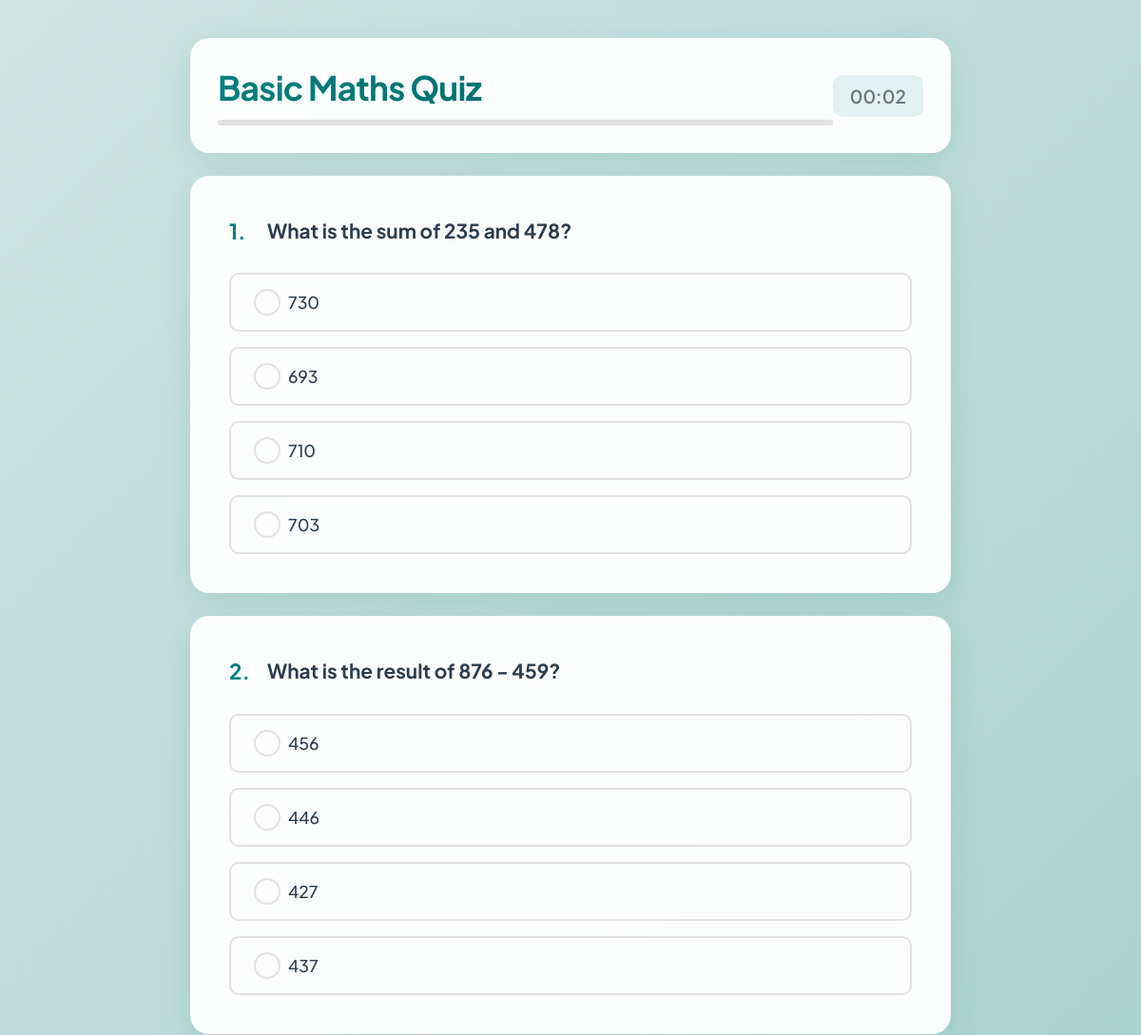
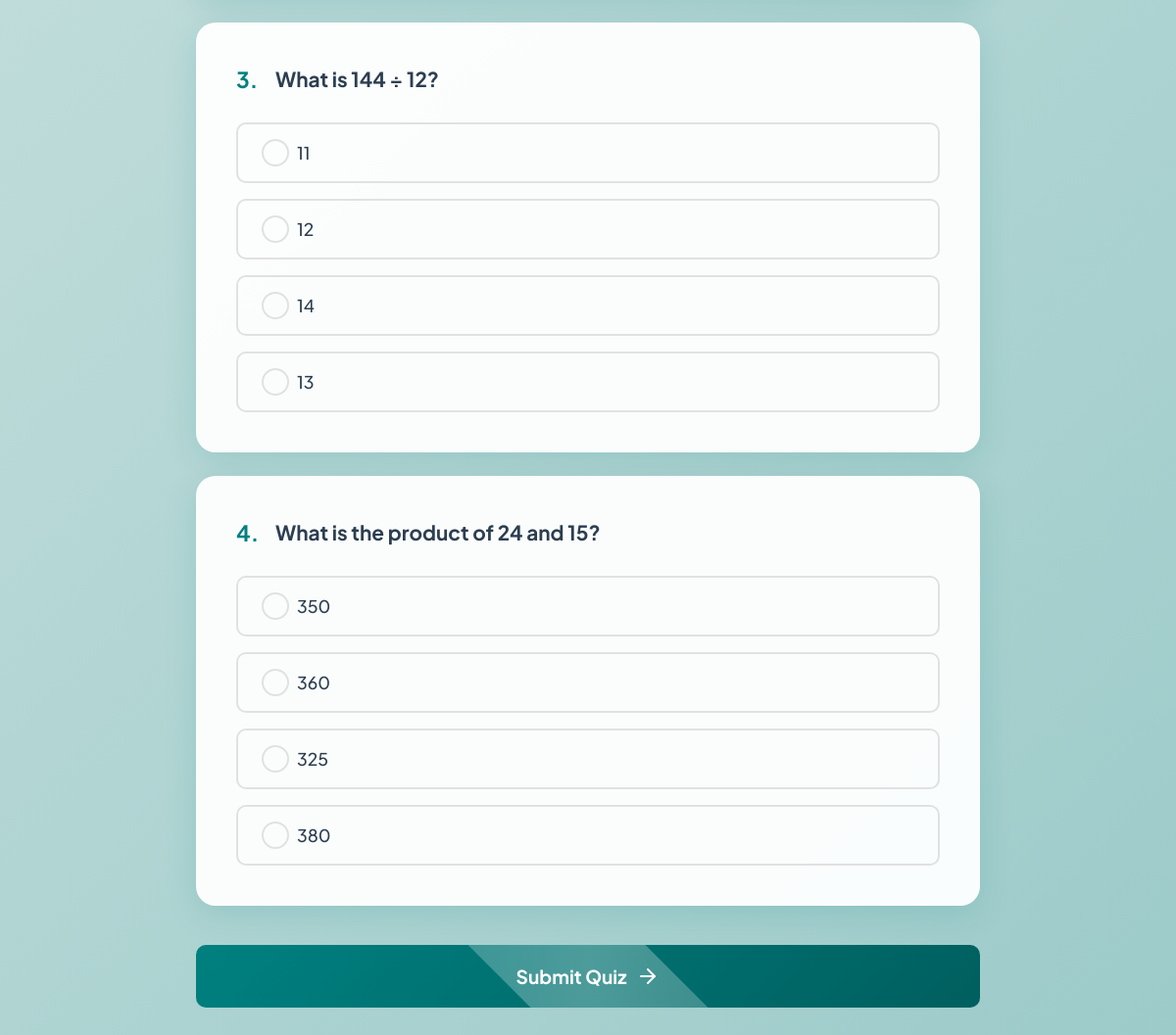
Page /quiz/2/ (signed in) on the committed database (2 pictures, top to bottom).
### myapp/models.py (models this page shows, shortened)
class Topic(models.Model):
    name = models.CharField(max_length=200)

class Question(models.Model):
    DIFFICULTY_CHOICES = [
        ('easy', 'Easy'),
        ('medium', 'Medium'),
        ('hard', 'Hard'),
    ]
    CORRECT_ANSWER_CHOICES = [
        ('A', 'Option A'),
        ('B', 'Option B'),
        ('C', 'Option C'),
        ('D', 'Option D'),
    ]
    question_text = models.CharField(max_length=200)
    option_a = models.CharField(max_length=200)
    option_b = models.CharField(max_length=200)
    option_c = models.CharField(max_length=200)
    option_d = models.CharField(max_length=200)
    correct_answer = models.CharField(max_length=1, choices=CORRECT_ANSWER_CHOICES)
    difficulty = models.CharField(max_length=50, choices=DIFFICULTY_CHOICES)
    sub_topic = models.ForeignKey(SubTopic, on_delete=models.CASCADE)

### myapp/views.py (the view, shortened to what this page needs)
# urls.py: path('quiz/<int:topic_id>/', views.main_quiz, name='main_quiz'),
@login_required
def main_quiz(request, topic_id):
    topic = get_object_or_404(Topic, pk=topic_id)
    subtopics = topic.subtopics.all()
    questions = Question.objects.filter(sub_topic__in=subtopics)
    context = {
        'topic': topic,
        'questions': questions,
    }
    return render(request, 'myapp/main_quiz.html', context)

### myapp/templates/myapp/main_quiz.html (shortened to what this page needs)
<!DOCTYPE html>
<html lang="en">
<head>
</head>
<body>
    <div class="quiz-container">
        <div class="header">
            <div class="header-content">
                <h1>{{ topic.name }} Quiz</h1>
                <div class="progress-bar">
                </div>
            </div>
            <div class="timer" id="timer">
            </div>
        </div>
        <form method="post" id="quizForm">
            {% for question in questions %}
                <div class="question-card">
                    <p class="question-text">
                        <span class="question-number">{{ forloop.counter }}.</span>
                        <b>{{ question.question_text }}</b>
                    </p>
                    <div class="options-group">
                        <div class="option-wrapper">
                            <label for="q{{ question.id }}_A" class="option-label">
                                {{ question.option_a }}
                            </label>
                        </div>
                        <div class="option-wrapper">
                            <label for="q{{ question.id }}_B" class="option-label">
                                {{ question.option_b }}
                            </label>
                        </div>
                        <div class="option-wrapper">
                            <label for="q{{ question.id }}_C" class="option-label">
                                {{ question.option_c }}
                            </label>
                        </div>
                        <div class="option-wrapper">
                            <label for="q{{ question.id }}_D" class="option-label">
                                {{ question.option_d }}
                            </label>
                        </div>
                    </div>
                </div>
            {% endfor %}
            {% if questions %}
                <button type="submit" class="submit-btn">
                    <b>Submit Quiz</b>
                    <svg viewBox="0 0 24 24" fill="none" stroke="currentColor" stroke-width="2" stroke-linecap="round" stroke-linejoin="round">
                        <line x1="5" y1="12" x2="19" y2="12"></line>
                        <polyline points="12 5 19 12 12 19"></polyline>
                    </svg>
                </button>
            {% endif %}
        </form>
    </div>
</body>
</html>

### myapp/templates/myapp/main_quiz.html (style rules this page uses)
:root { --primary-color: #008080; --secondary-color: #005f5f; --background-gradient: linear-gradient(135deg, #d0e4e2, #008080); --white: #ffffff; --text-color: #2c3e50; --text-muted: #6c757d; --box-shadow: 0 8px 25px rgba(0, 0, 0, 0.1); --radius: 20px; --font-family-primary: 'Plus Jakarta Sans', -apple-system, BlinkMacSystemFont, 'Segoe UI', Roboto, sans-serif; --transition-speed: 0.4s; }
* { margin: 0; padding: 0; box-sizing: border-box; }
body { font-family: var(--font-family-primary); background: var(--background-gradient); min-height: 100vh; color: var(--text-color); padding: 40px 20px; background-size: 400% 400%; animation: gradient 15s ease infinite; }
.quiz-container { max-width: 800px; margin: 0 auto; animation: appearUp 0.8s ease-out forwards; }
.header { background: rgba(255, 255, 255, 0.95); padding: 28px; border-radius: var(--radius); margin-bottom: 24px; box-shadow: 0 8px 32px rgba(0, 128, 128, 0.15); backdrop-filter: blur(10px); position: sticky; top: 20px; z-index: 100; display: flex; justify-content: space-between; align-items: center; border: 1px solid rgba(255, 255, 255, 0.18); transition: transform 0.3s ease, box-shadow 0.3s ease; }
.header-content { flex: 1; }
h1 { font-size: 2.2rem; font-weight: 700; background: linear-gradient(135deg, var(--primary-color), var(--secondary-color)); -webkit-background-clip: text; -webkit-text-fill-color: transparent; margin-bottom: 12px; letter-spacing: -0.02em; }
.timer { display: flex; align-items: center; gap: 10px; font-size: 1.2rem; color: var(--text-muted); font-weight: 600; padding: 10px 18px; background: rgba(0, 128, 128, 0.1); border-radius: calc(var(--radius) / 2); transition: all var(--transition-speed); }
.progress-bar { height: 6px; background: #e1e1e1; border-radius: 3px; margin-top: 12px; overflow: hidden; }
.question-card { background: rgba(255, 255, 255, 0.95); border-radius: var(--radius); padding: 40px; margin-bottom: 24px; box-shadow: 0 8px 32px rgba(0, 128, 128, 0.15); backdrop-filter: blur(10px); transition: all var(--transition-speed); border: 1px solid rgba(255, 255, 255, 0.18); animation: appearUp 0.8s ease-out forwards; }
.question-text { font-size: 1.3rem; font-weight: 600; margin-bottom: 28px; padding-left: 40px; position: relative; line-height: 1.6; }
.question-number { position: absolute; left: 0; color: var(--primary-color); font-weight: 700; font-size: 1.4rem; }
.options-group { display: grid; gap: 16px; }
.option-wrapper { position: relative; }
.option-label { display: block; padding: 18px 24px 18px 60px; border: 2px solid #e1e1e1; border-radius: calc(var(--radius) / 2); cursor: pointer; transition: all var(--transition-speed); position: relative; font-size: 1.1rem; font-weight: 500; }
.option-label:before { content: ''; position: absolute; left: 24px; top: 50%; transform: translateY(-50%); width: 24px; height: 24px; border: 2px solid #e1e1e1; border-radius: 50%; transition: all var(--transition-speed); }
.submit-btn { display: flex; align-items: center; justify-content: center; gap: 10px; width: 100%; padding: 20px; background: linear-gradient(135deg, var(--primary-color), var(--secondary-color)); color: var(--white); border: none; border-radius: calc(var(--radius) / 2); font-size: 1.2rem; font-weight: 600; cursor: pointer; transition: all var(--transition-speed); margin-top: 40px; position: relative; overflow: hidden; font-family: var(--font-family-primary); }
.submit-btn svg { width: 24px; height: 24px; transition: transform 0.3s ease; }
.submit-btn::after { content: ''; position: absolute; top: -50%; left: -50%; width: 200%; height: 200%; background: linear-gradient( 45deg, transparent, rgba(255, 255, 255, 0.3), transparent ); transform: rotate(45deg); animation: shine 3s infinite; }

### rows in the picture
Topic: name "Basic Maths"
Question: question_text "What is the sum of 235 and 478?", option_a "730", option_b "693", option_c "710", option_d "703"
Question: question_text "What is the result of 876 - 459?", option_a "456", option_b "446", option_c "427", option_d "437"
Question: question_text "What is 144 ÷ 12?", option_a "11", option_b "12", option_c "14", option_d "13"
Question: question_text "What is the product of 24 and 15?", option_a "350", option_b "360", option_c "325", option_d "380"
